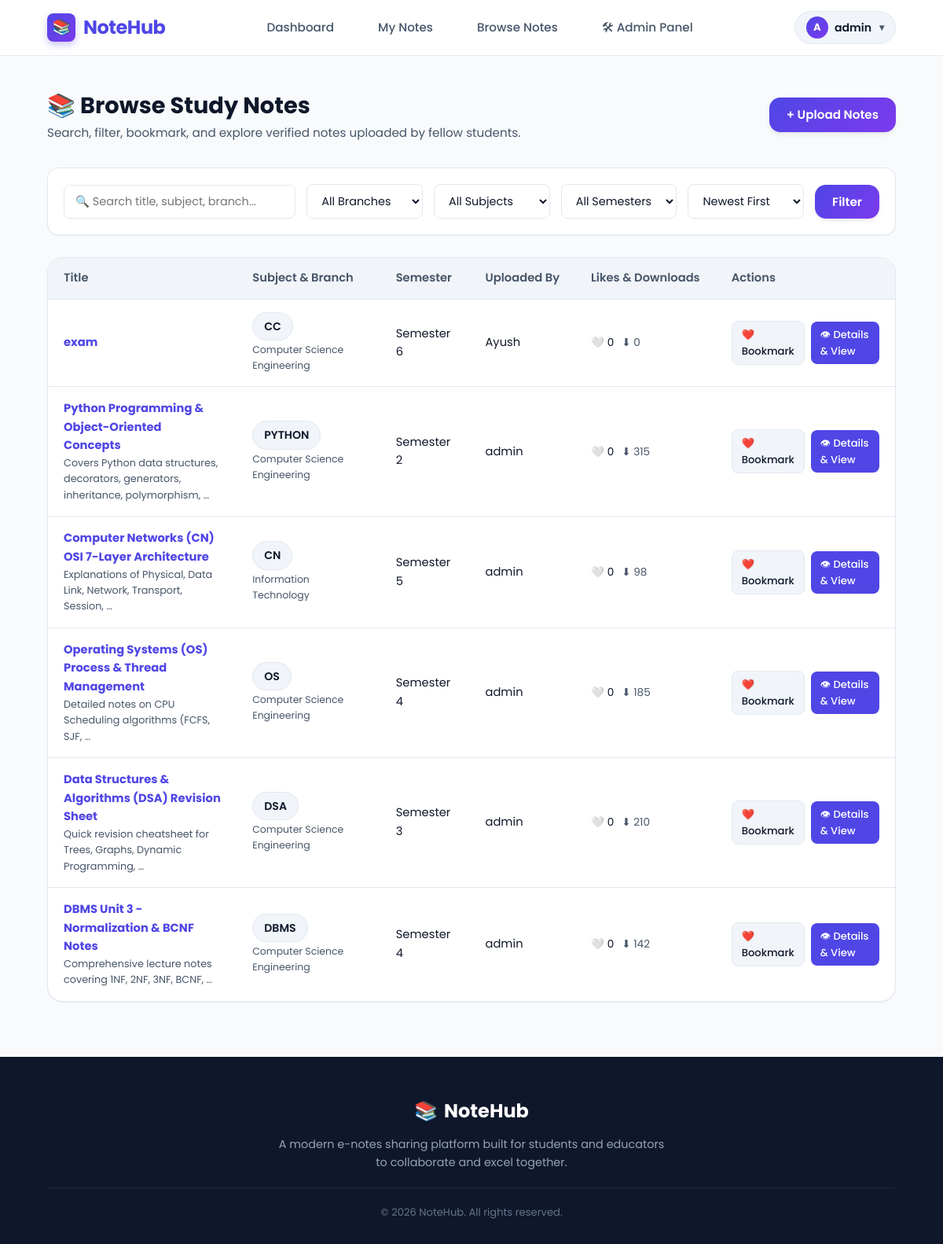
The app's page /notes/browse/ (signed in) with its own data.
### notes/models.py (models this page shows, shortened)
class Note(models.Model):
    STATUS_CHOICES = [
        ("Draft", "Draft"),
        ("Pending", "Pending"),
        ("Approved", "Approved"),
        ("Rejected", "Rejected"),
    ]
    SUBJECT_CHOICES = [
        ('DBMS', 'DBMS'),
        ('OS', 'Operating System'),
        ('CN', 'Computer Networks'),
        ('CC', 'Cloud Computing'),
        ('DSA', 'Data Structures'),
        ('JAVA', 'Java'),
        ('PYTHON', 'Python'),
        ('MATH', 'Mathematics'),
        ('OTHER', 'Other'),
    ]
    BRANCH_CHOICES = [
        ('CSE', 'Computer Science Engineering'),
        ('IT', 'Information Technology'),
        ('ECE', 'Electronics & Comm.'),
        ('ME', 'Mechanical Engineering'),
        ('CIVIL', 'Civil Engineering'),
        ('BCA_MCA', 'BCA / MCA'),
        ('COMMERCE', 'Commerce & Business'),
        ('OTHER', 'General / Other'),
    ]
    title = models.CharField(max_length=200)
    subject = models.CharField(max_length=50, choices=SUBJECT_CHOICES)
    branch = models.CharField(max_length=50, choices=BRANCH_CHOICES, default='CSE')
    semester = models.IntegerField()
    description = models.TextField(blank=True)
    content = models.TextField(blank=True, help_text="Rich text or markdown content for online created e-notes")
    drawing_data = models.TextField(blank=True, help_text="Base64 canvas drawing image data")
    is_online_note = models.BooleanField(default=False)
    file = models.FileField(upload_to='notes/', blank=True, null=True)
    uploaded_by = models.ForeignKey(User, on_delete=models.CASCADE)
    uploaded_at = models.DateTimeField(auto_now_add=True)
    downloads = models.IntegerField(default=0)
    likes = models.ManyToManyField(User, related_name='liked_notes', blank=True)
    status = models.CharField(
        max_length=20,
        choices=STATUS_CHOICES,
        default="Pending"
    )
    def total_likes(self):
        return self.likes.count()

### notes/views.py (the view, shortened to what this page needs)
# urls.py: path("browse/", views.browse_notes, name="browse_notes"),
@login_required
def browse_notes(request):
    ensure_default_seed_notes()
    search = request.GET.get("search", "").strip()
    semester = request.GET.get("semester", "")
    subject = request.GET.get("subject", "")
    branch = request.GET.get("branch", "")
    sort = request.GET.get("sort", "newest")
    notes = Note.objects.filter(status="Approved")
    if semester:
        notes = notes.filter(semester=semester)
    if subject:
        notes = notes.filter(subject=subject)
    if branch:
        notes = notes.filter(branch=branch)
    if sort == "oldest":
        notes = notes.order_by("uploaded_at")
    elif sort == "az":
        notes = notes.order_by("title")
    elif sort == "za":
        notes = notes.order_by("-title")
    elif sort == "popular":
        notes = notes.order_by("-downloads")
    else:
        notes = notes.order_by("-uploaded_at")
    user_bookmarked_ids = Bookmark.objects.filter(user=request.user).values_list('note_id', flat=True)
    context = {
        "notes": notes,
        "search": search,
        "semester": semester,
        "subject": subject,
        "branch": branch,
        "sort": sort,
        "user_bookmarked_ids": list(user_bookmarked_ids),
    }
    return render(request, "notes/browse_notes.html", context)

### templates/notes/browse_notes.html (shortened to what this page needs)
{% extends "base.html" %}
{% load static %}
{% block content %}
<div class="dashboard-wrapper">
    <div class="dashboard-header">
        <div>
            <h1>📚 Browse Study Notes</h1>
            <p>Search, filter, bookmark, and explore verified notes uploaded by fellow students.</p>
        </div>
        {% if user.is_authenticated %}
        <div>
            <a href="{% url 'upload_note' %}" class="btn-primary">
                + Upload Notes
            </a>
        </div>
        {% endif %}
    </div>
    <div class="filter-card">
        <form method="GET" class="filter-form" style="grid-template-columns: 2fr 1fr 1fr 1fr 1fr auto;">
            <input
                type="text"
                name="search"
                value="{{ search }}"
                class="form-control"
                placeholder="🔍 Search title, subject, branch..."
            >
            <select name="branch" class="form-control">
                <option value="">All Branches</option>
            </select>
            <select name="subject" class="form-control">
                <option value="">All Subjects</option>
            </select>
            <select name="semester" class="form-control">
                <option value="">All Semesters</option>
            </select>
            <select name="sort" class="form-control">
                <option value="newest" {% if sort == "newest" %}selected{% endif %}>Newest First</option>
            </select>
            <button type="submit" class="btn-primary">Filter</button>
        </form>
    </div>
    <div class="content-card">
        <div class="table-responsive">
            <table class="modern-table">
                <thead>
                    <tr>
                        <th>Title</th>
                        <th>Subject & Branch</th>
                        <th>Semester</th>
                        <th>Uploaded By</th>
                        <th>Likes & Downloads</th>
                        <th>Actions</th>
                    </tr>
                </thead>
                <tbody>
                    {% for note in notes %}
                    <tr>
                        <td>
                            <a href="{% url 'note_detail' note.id %}" style="text-decoration:none; color:var(--text-dark);">
                                <strong style="color:var(--primary);">{{ note.title }}</strong>
                            </a>
                            {% if note.description %}
                            <p style="font-size:0.8rem; color:var(--text-muted); font-weight:normal;">{{ note.description|truncatewords:8 }}</p>
                            {% endif %}
                        </td>
                        <td>
                            <span class="user-badge">{{ note.subject }}</span>
                            <span style="display:block; font-size:0.78rem; color:var(--text-muted); margin-top:2px;">{{ note.get_branch_display }}</span>
                        </td>
                        <td>Semester {{ note.semester }}</td>
                        <td>
                            {{ note.uploaded_by.first_name|default:note.uploaded_by.username }}
                        </td>
                        <td>
                            <div style="display:flex; gap:10px; align-items:center;">
                                <a href="{% url 'toggle_like' note.id %}" style="text-decoration:none; font-size:0.85rem;" title="Like Note">
                                    {% if request.user in note.likes.all %}👍{% else %}🤍{% endif %} {{ note.total_likes }}
                                </a>
                                <span style="font-size:0.85rem; color:var(--text-muted);">⬇ {{ note.downloads }}</span>
                            </div>
                        </td>
                        <td>
                            <div class="action-group">
                                <a href="{% url 'toggle_bookmark' note.id %}" class="btn-sm btn-sm-secondary" title="Save Bookmark">
                                    {% if note.id in user_bookmarked_ids %}💖 Saved{% else %}❤️ Bookmark{% endif %}
                                </a>
                                <a href="{% url 'note_detail' note.id %}" class="btn-sm btn-sm-primary">
                                    👁 Details & View
                                </a>
                            </div>
                        </td>
                    </tr>
                    {% endfor %}
                </tbody>
            </table>
        </div>
    </div>
</div>
{% endblock %}

### templates/base.html (shortened to what this page needs)
{% load static %}
<!DOCTYPE html>
<html lang="en">
<head>
    <link rel="stylesheet" href="{% static 'css/style.css' %}">
</head>
<body>
    <nav class="navbar">
        <div class="logo">
            <a href="{% url 'home' %}">
                <span class="logo-icon">📚</span>
                <span>NoteHub</span>
            </a>
        </div>
        <ul class="nav-links">
            {% if user.is_authenticated %}
                <li><a href="{% url 'dashboard' %}">Dashboard</a></li>
                <li><a href="{% url 'my_notes' %}">My Notes</a></li>
                <li><a href="{% url 'browse_notes' %}">Browse Notes</a></li>
                {% if user.is_staff %}
                    <li><a href="{% url 'admin_dashboard' %}">🛠 Admin Panel</a></li>
                {% endif %}
            {% else %}
                <li><a href="{% url 'home' %}">Home</a></li>
                <li><a href="{% url 'browse_notes' %}">Browse Notes</a></li>
            {% endif %}
        </ul>
        <div class="nav-right">
            {% if user.is_authenticated %}
                <div class="user-dropdown-wrapper">
                    <button type="button" class="user-badge" id="userMenuBtn">
                        <span class="user-avatar">{{ user.username|first|upper }}</span>
                        <span>{{ user.first_name|default:user.username }}</span>
                        <span style="font-size:0.75rem; margin-left:2px; color:var(--text-muted);">▾</span>
                    </button>
                </div>
            {% else %}
                <a href="{% url 'login' %}" class="btn-secondary">Login</a>
                <a href="{% url 'register' %}" class="btn-primary">Register</a>
            {% endif %}
        </div>
    </nav>
    <main>
        {% block content %}
        {% endblock %}
    </main>
    <footer>
        <div class="footer-brand">
            <span>📚</span> NoteHub
        </div>
        <p>A modern e-notes sharing platform built for students and educators to collaborate and excel together.</p>
        <div class="copyright">
            © 2026 NoteHub. All rights reserved.
        </div>
    </footer>
</body>
</html>

### records on screen
Note: title "exam", subject "CC", branch "Computer Science Engineering", semester "6", uploaded_by.first_name "Ayush", total_likes "0", downloads "0", shows "❤️ Bookmark"
Note: title "Python Programming & Object-Oriented Concepts", description "Covers Python data structures, decorators, generators, inheritance, polymorphism, …", subject "PYTHON", branch "Computer Science Engineering", semester "2", uploaded_by.first_name "admin", total_likes "0", downloads "315", shows "❤️ Bookmark"
Note: title "Computer Networks (CN) OSI 7-Layer Architecture", description "Explanations of Physical, Data Link, Network, Transport, Session, …", subject "CN", branch "Information Technology", semester "5", uploaded_by.first_name "admin", total_likes "0", downloads "98", shows "❤️ Bookmark"
Note: title "Operating Systems (OS) Process & Thread Management", description "Detailed notes on CPU Scheduling algorithms (FCFS, SJF, …", subject "OS", branch "Computer Science Engineering", semester "4", uploaded_by.first_name "admin", total_likes "0", downloads "185", shows "❤️ Bookmark"
Note: title "Data Structures & Algorithms (DSA) Revision Sheet", description "Quick revision cheatsheet for Trees, Graphs, Dynamic Programming, …", subject "DSA", branch "Computer Science Engineering", semester "3", uploaded_by.first_name "admin", total_likes "0", downloads "210", shows "❤️ Bookmark"
Note: title "DBMS Unit 3 - Normalization & BCNF Notes", description "Comprehensive lecture notes covering 1NF, 2NF, 3NF, BCNF, …", subject "DBMS", branch "Computer Science Engineering", semester "4", uploaded_by.first_name "admin", total_likes "0", downloads "142", shows "❤️ Bookmark"

### other values on screen
{{ user.username|first|upper }} "A"
{{ user.first_name|default:user.username }} "admin"
